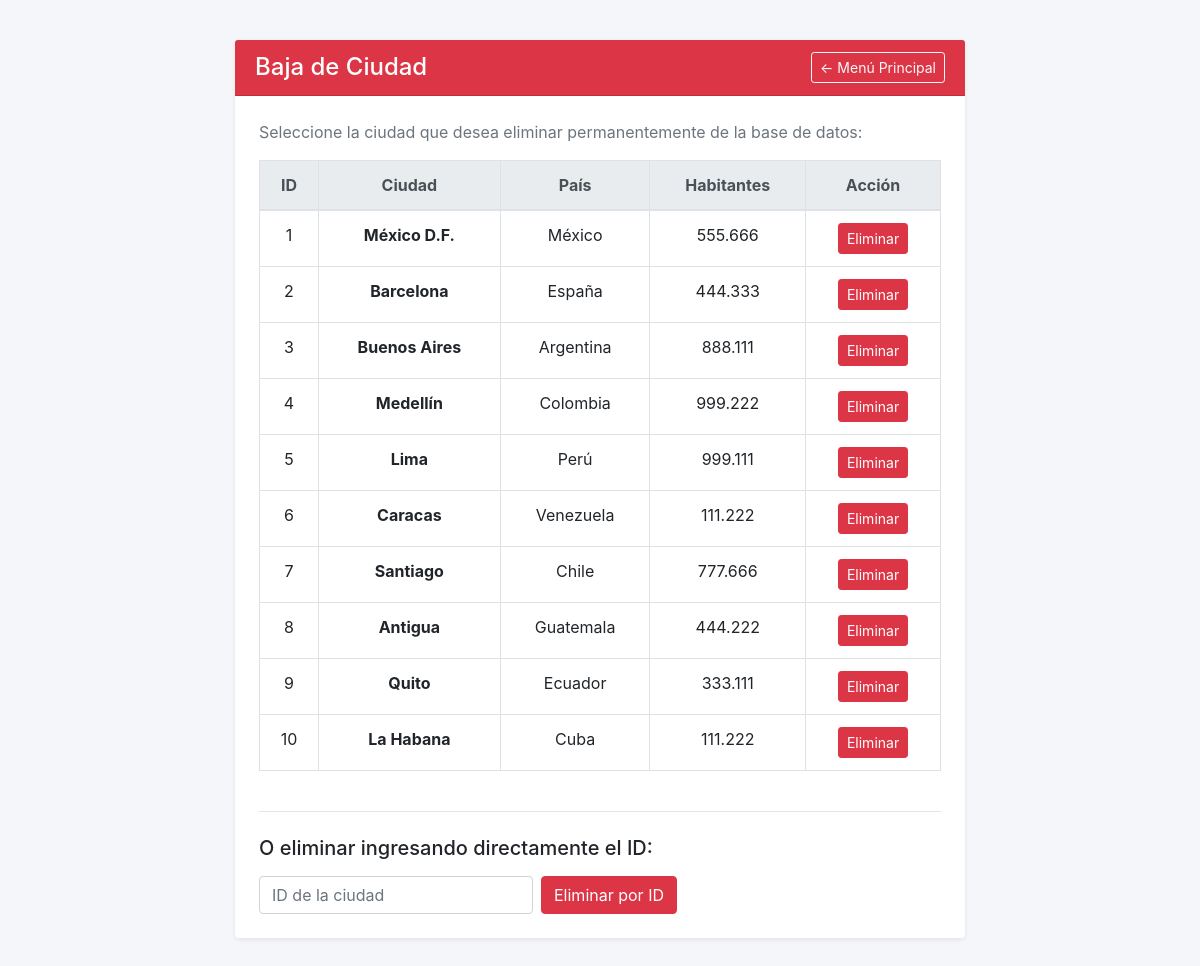
Screenshot of /baja_ciudad.php with the database file from the repository.
### tables this page shows
CREATE TABLE ciudades (
    id INT AUTO_INCREMENT PRIMARY KEY,
    ciudad VARCHAR(100) NOT NULL,
    pais VARCHAR(100) NOT NULL,
    habitantes INT NOT NULL,
    superficie DECIMAL(10,2) NOT NULL,
    tieneMetro TINYINT(1) NOT NULL DEFAULT 0
);

### baja_ciudad.php (the view, shortened to what this page needs)
<?php
include("conexion.php");
$vSql = "SELECT * FROM ciudades ORDER BY id ASC";
$vResultado = mysqli_query($link, $vSql) or die("Error al consultar ciudades: " . mysqli_error($link));
?>
<!DOCTYPE html>
<html lang="es">
<head>
    <link rel="stylesheet" href="https://stackpath.bootstrapcdn.com/bootstrap/4.3.1/css/bootstrap.min.css">
</head>
<body>
    <div class="container">
        <div class="row justify-content-center">
            <div class="col-12 col-lg-8">
                <div class="card shadow-sm border-0 mb-4">
                    <div class="card-header bg-danger text-white d-flex justify-content-between align-items-center">
                        <h4 class="mb-0">Baja de Ciudad</h4>
                        <a href="index.php" class="btn btn-sm btn-outline-light">&larr; Menú Principal</a>
                    </div>
                    <div class="card-body p-4">
                        <p class="text-muted">Seleccione la ciudad que desea eliminar permanentemente de la base de datos:</p>
                        <div class="table-responsive">
                            <table class="table table-hover table-bordered text-center">
                                <thead class="thead-light">
                                    <tr>
                                        <th>ID</th>
                                        <th>Ciudad</th>
                                        <th>País</th>
                                        <th>Habitantes</th>
                                        <th>Acción</th>
                                    </tr>
                                </thead>
                                <tbody>
                                    <?php while ($fila = mysqli_fetch_array($vResultado)) { ?>
                                        <tr>
                                            <td><?php echo $fila['id']; ?></td>
                                            <td><strong><?php echo htmlspecialchars($fila['ciudad']); ?></strong></td>
                                            <td><?php echo htmlspecialchars($fila['pais']); ?></td>
                                            <td><?php echo number_format($fila['habitantes'], 0, ',', '.'); ?></td>
                                            <td>
                                                <form action="baja_ciudad_accion.php" method="post" onsubmit="return confirm('¿Está seguro de eliminar esta ciudad?');" style="display:inline;">
                                                    <button type="submit" class="btn btn-sm btn-danger">Eliminar</button>
                                                </form>
                                            </td>
                                        </tr>
                                    <?php } ?>
                                </tbody>
                            </table>
                        </div>
                        <hr class="my-4">
                        <h5>O eliminar ingresando directamente el ID:</h5>
                        <form action="baja_ciudad_accion.php" method="post" class="form-inline mt-3" onsubmit="return confirm('¿Confirmar eliminación por ID?');">
                            <div class="form-group mr-2">
                                <input type="number" class="form-control" id="id_manual" name="id" placeholder="ID de la ciudad" min="1" required>
                            </div>
                            <button type="submit" class="btn btn-danger">Eliminar por ID</button>
                        </form>
                    </div>
                </div>
            </div>
        </div>
    </div>
</body>
</html>

### baja_ciudad.php (style rules this page uses)
body { background: #f4f6f9; padding: 40px 0; }

### rows the page displays
ciudades: id "1", ciudad "México D.F.", pais "México", habitantes "555.666"
ciudades: id "2", ciudad "Barcelona", pais "España", habitantes "444.333"
ciudades: id "3", ciudad "Buenos Aires", pais "Argentina", habitantes "888.111"
ciudades: id "4", ciudad "Medellín", pais "Colombia", habitantes "999.222"
ciudades: id "5", ciudad "Lima", pais "Perú", habitantes "999.111"
ciudades: id "6", ciudad "Caracas", pais "Venezuela", habitantes "111.222"
ciudades: id "7", ciudad "Santiago", pais "Chile", habitantes "777.666"
ciudades: id "8", ciudad "Antigua", pais "Guatemala", habitantes "444.222"
ciudades: id "9", ciudad "Quito", pais "Ecuador", habitantes "333.111"
ciudades: id "10", ciudad "La Habana", pais "Cuba", habitantes "111.222"
